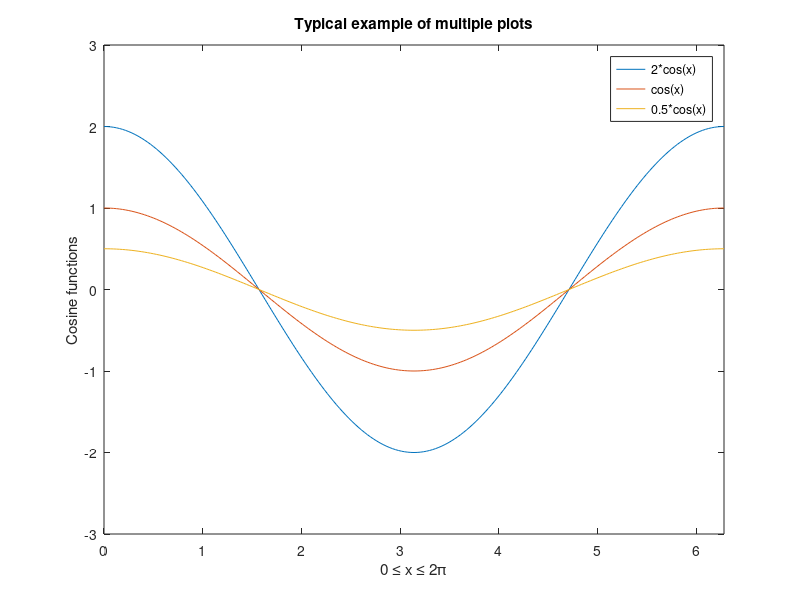

MATLAB code for this plot:
x = 0:pi/100:2*pi;
y1 = 2*cos(x);
y2 = cos(x);
y3 = 0.5*cos(x);
plot(x, y1, '-', x, y2, '-', x, y3, '-')
xlabel('0 \leq x \leq 2\pi')
ylabel('Cosine functions')
legend('2*cos(x)', 'cos(x)', '0.5*cos(x)')
title('Typical example of multiple plots')
axis([0 2*pi -3 3])
